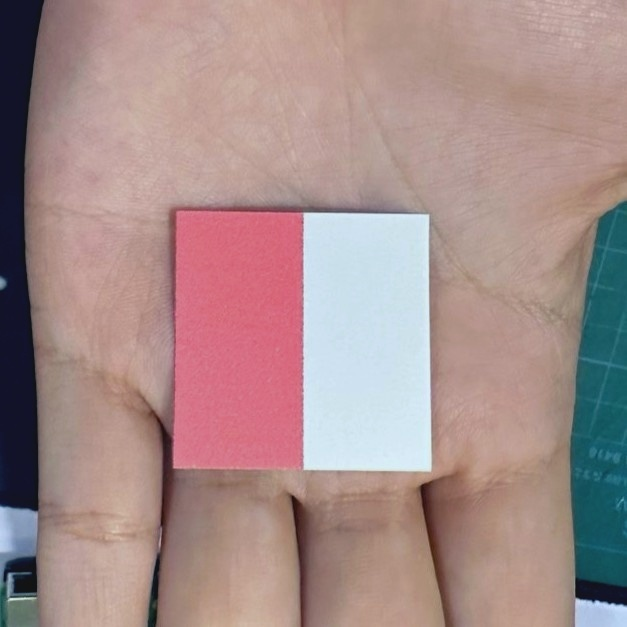
#> input picture true_corrected_img_rgb1 copy.jpg, 627 x 627 px
$ python -i binary_HarmoMed_img1.py   (imports and definitions only)
#> lines starting #> are read from the running program, lines starting #| are printed output that depends on the picture; after the words box and inside, x2 and y2 are one past the last pixel; in counts of white or black regions, pixels touching at a corner belong together
#> further down, picture is the input picture: shape (627, 627, 3); mean B, G, R 139.2, 141.2, 166.3
# =========================
# IMPORT
# =========================
import cv2
import numpy as np
import matplotlib.pyplot as plt
import requests
import os
import time
from datetime import datetime
from skimage.color import deltaE_ciede2000

from binary_path_img import (
    get_next_filename,
    add_new_row_to_csv
)

DEBUG = True

def log(*msg):
    if DEBUG:
        print(*msg)

# =========================
# OBJECT DETECTION
# =========================
# [69 lines left out: functions detection, deltaE_cie2000, gray_world_white_balance, protect_white, not called in this run]

# =========================
# LEVEL 2 : SEGMENT + POLY
# =========================

def segment_red_white(img):
    hsv = cv2.cvtColor(img, cv2.COLOR_BGR2HSV)
#> hsv: shape (627, 627, 3); mean H, S, V 43.4, 69.2, 173.7

    # 🔴 red (tight range)
    red_mask = cv2.inRange(hsv, (0,120,80), (10,255,255)) + \
               cv2.inRange(hsv, (165,120,80), (180,255,255))
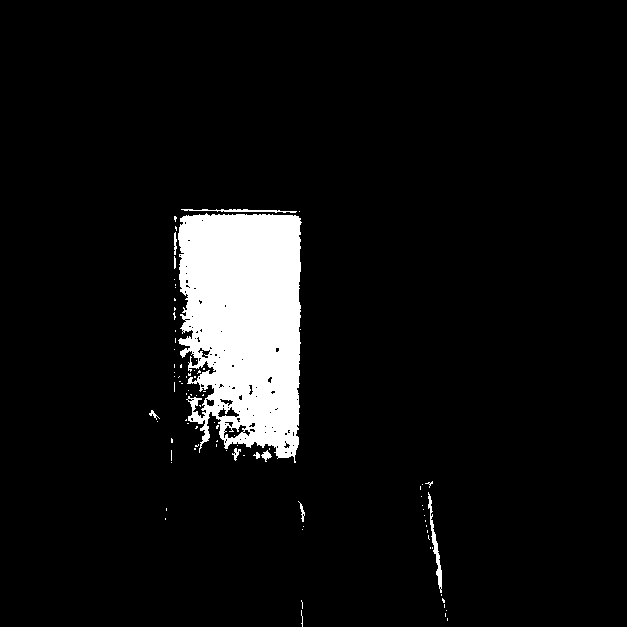
#> red_mask: shape (627, 627); 6.6% white; 88 white regions (78 under 20 px), largest, box (x1, y1, x2, y2) and area: (178, 213, 302, 463) 24699, (428, 492, 442, 593) 340, (181, 209, 297, 213) 218

    # ⚪ white (strict = medical-grade)
    white_mask = (hsv[:,:,1] < 30) & (hsv[:,:,2] > 180)
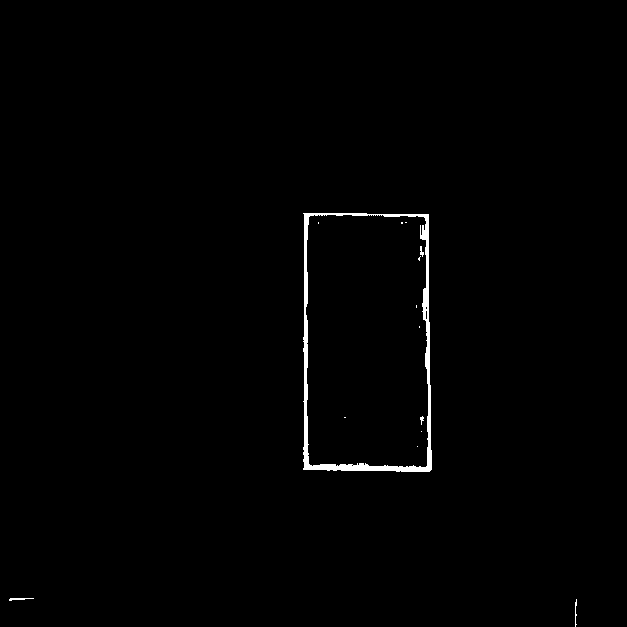
#> white_mask: shape (627, 627) bool; 0.81% white; 14 white regions (10 under 20 px), largest, box (x1, y1, x2, y2) and area: (303, 213, 432, 472) 3032, (9, 598, 34, 601) 43, (575, 599, 577, 627) 35, (420, 246, 424, 257) 25

    return red_mask, (white_mask.astype(np.uint8) * 255)

# [341 lines left out: functions polynomial_fit, enhance_red_contrast, enforce_neutral_white, apply_polynomial, level2_color_match, enforce_neutral_white and 6 more, not called in this run]

>>> import cv2
>>> picture = cv2.imread('true_corrected_img_rgb1 copy.jpg')
>>> result = segment_red_white(picture)

$ run again, on ref.jpg
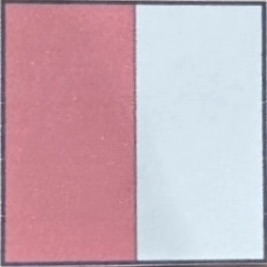
#> input picture ref.jpg, 267 x 267 px
#> picture is the input picture: shape (267, 267, 3); mean B, G, R 183.5, 172.4, 200.5
#> hsv: shape (267, 267, 3); mean H, S, V 139.5, 56.3, 211.2
#> red_mask: shape (267, 267); every value is 0
#> in segment_red_white, `white_mask = (hsv[:,:,1] < 30) & (hsv[:,:,2] > 180)`:
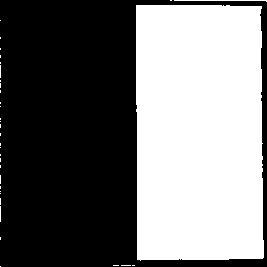
#> white_mask: shape (267, 267) bool; 45.1% white; 34 white regions (32 under 20 px), largest, box (x1, y1, x2, y2) and area: (136, 5, 264, 261) 31968, (174, 0, 267, 2) 94
